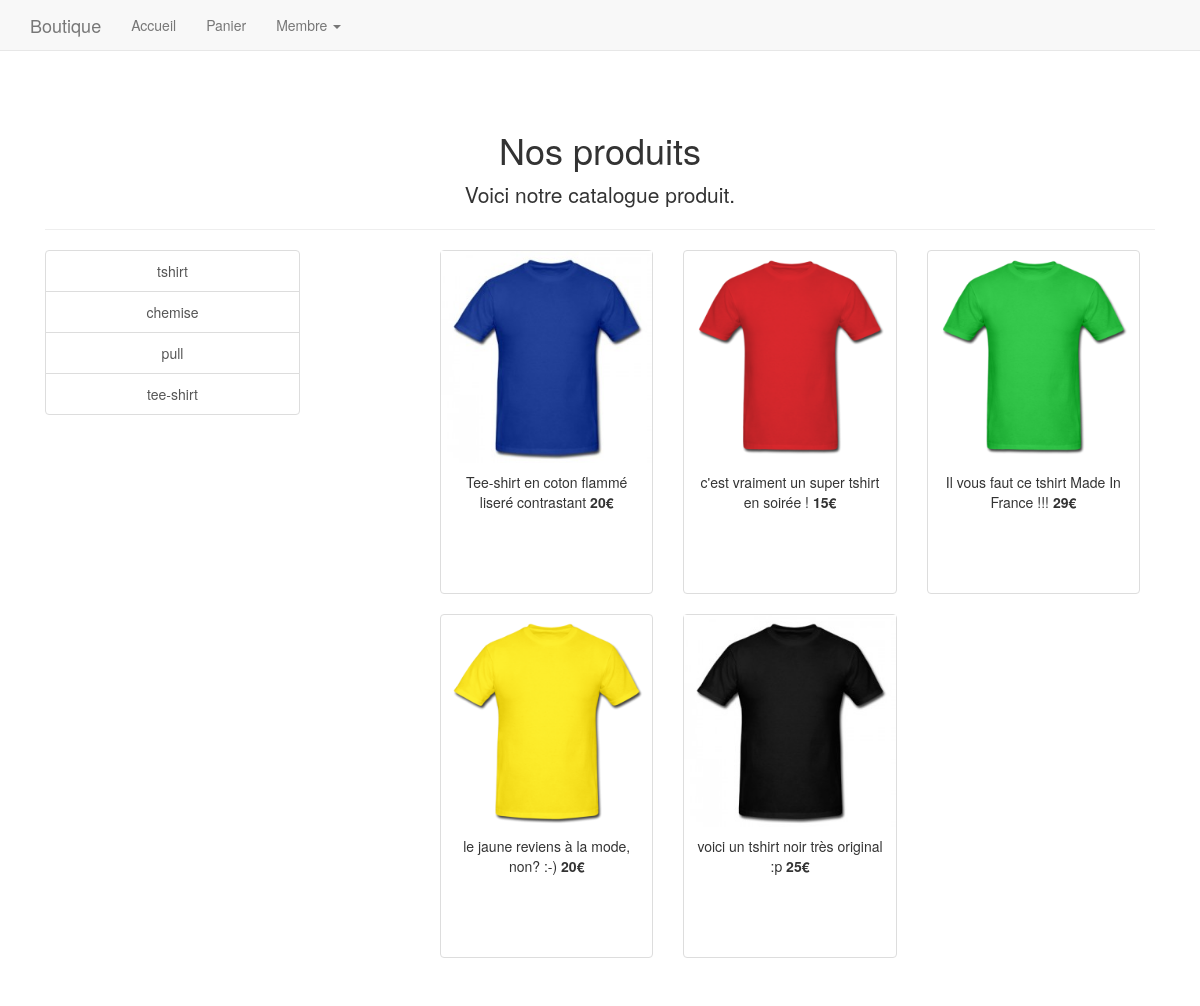
The page /site/sindex.php?categorie=tshirt on the database its author committed.
### tables this page shows
CREATE TABLE `produit` (
  `id_produit` int(3) NOT NULL,
  `reference` varchar(20) NOT NULL,
  `categorie` varchar(20) NOT NULL,
  `titre` varchar(100) NOT NULL,
  `description` text NOT NULL,
  `couleur` varchar(20) NOT NULL,
  `taille` varchar(5) NOT NULL,
  `public` enum('m','f','mixte') NOT NULL,
  `photo` varchar(250) NOT NULL,
  `prix` int(3) NOT NULL,
  `stock` int(3) NOT NULL
);

### site/inc/fonction.php (called while the page is built, shortened)
<?php
function internauteEstConnecte()
{
    if(isset($_SESSION['membre'])) return true;
    else return false;
}
?>

### site/inc/init.php (called while the page is built, shortened)
<?php
$content = '';
require_once('fonction.php');
?>

### site/sindex.php (the view)
<?php
require_once('inc/init.php'); ?>
<?php
    $r =  $pdo->query('SELECT DISTINCT (categorie) FROM produit');
    $content .= '<div class="row">';
    $content .= '<div class="col-md-3"><div class="list-group">';
    while($categorie = $r->fetch(PDO::FETCH_ASSOC))
    {
        $content .= "<a href=\"?categorie=$categorie[categorie]\" class=\"list-group-item\">$categorie[categorie]</a>";
    }
    $content .= '</div></div>';
    $content .= '<div class="col-md-8 col-md-offset-1">';
    if(isset($_GET['categorie']))
    {
        $r = $pdo->query("SELECT * FROM produit WHERE categorie = '$_GET[categorie]' ");
        while($produit = $r->fetch(PDO::FETCH_ASSOC))
        {
            $content .= '<div class="col-sm-4 col-lg-4 col-md-4">
                            <div class="thumbnail">
                                <a href="fiche-produit.php?id_produit=' . $produit['id_produit'] .'"> <img src=" ' . $produit['photo'] . '" alt=""> </a>
                                <div class="caption">
                                    <ahref=""></a>
                                     <p> ' . $produit['description'] . '<strong> ' . $produit['prix'] . '€ </strong></p>
                                </div>
                            </div>
                        </div>';
        }
    }
    $content .= '</div>';
?>
<?php include('inc/haut.php'); ?>
<h1>Nos produits</h1>
<p class="lead">Voici notre catalogue produit.</p>
<hr>
<?= $content?>
<?php include('inc/bas.php'); ?>

### site/inc/haut.php (shortened to what this page needs)
<!DOCTYPE html>
<html lang="fr">
<head>
	<link rel="stylesheet" href="inc/css/bootstrap.min.css">
	<link rel="stylesheet" href="inc/css/style.css">
  </head>
<body>
    <nav class="navbar navbar-default navbar-fixed-top">
        <div class="container">
            <div class="navbar-header">
                <a class="navbar-brand" href="#">Boutique</a>
            </div>
            <div id="navbar" class="collapse navbar-collapse">
                <ul class="nav navbar-nav">
                    <li><a href="<?= URL ?>sindex.php">Accueil</a></li>
                    <?php if(internauteEstConnecte()): ?>
                    <li><a href="<?= URL ?>panier.php">Panier</a></li>
                    <li class="dropdown">
                    <a href="" class="dropdown-toggle" data-toggle="dropdown" role="button" aria-haspopup="true" aria-expanded="false">Membre<span class="caret"></span></a>
                        <ul class="dropdown-menu navbar-right">
                            <li><a href="<?= URL ?>profil.php">Profil</a>
                        </ul>
                    </li>
                    <li><a href="<?= URL ?>connexion.php?action=deconnexion">Deconnexion</a></li>
                    <?php else: ?>
                    <li><a href="<?= URL ?>panier.php">Panier</a></li>
                    <li class="dropdown">
					    <a href="" class="dropdown-toggle" data-toggle="dropdown" role="button" aria-haspopup="true" aria-expanded="false">Membre <span class="caret"></span></a>
				    </li>
                    <?php endif; ?>
                </ul>
            </div>
        </div>
    </nav>
    <div class="container">
        <div class="starter-template">

### site/inc/bas.php (shortened to what this page needs)
 </div>
</div>
</body>
</html>

### site/inc/css/style.css (style rules this page uses)
.starter-template { padding: 40px 15px; text-align: center; }
body { padding-top: 70px; }
.caption { height: 130px; overflow: hidden; }
.thumbnail img { width: 100%; }
.thumbnail { padding: 0; }

### rows shown on the page
produit: photo (picture), description "Tee-shirt en coton flammé liseré contrastant", prix "20"
produit: photo (picture), description "c'est vraiment un super tshirt en soirée !", prix "15"
produit: photo (picture), description "Il vous faut ce tshirt Made In France !!!", prix "29"
produit: photo (picture), description "le jaune reviens à la mode, non? :-)", prix "20"
produit: photo (picture), description "voici un tshirt noir très original :p", prix "25"

### other values the page prints
$categorie[categorie] "tshirt"
$categorie[categorie] "chemise"
$categorie[categorie] "pull"
$categorie[categorie] "tee-shirt"
